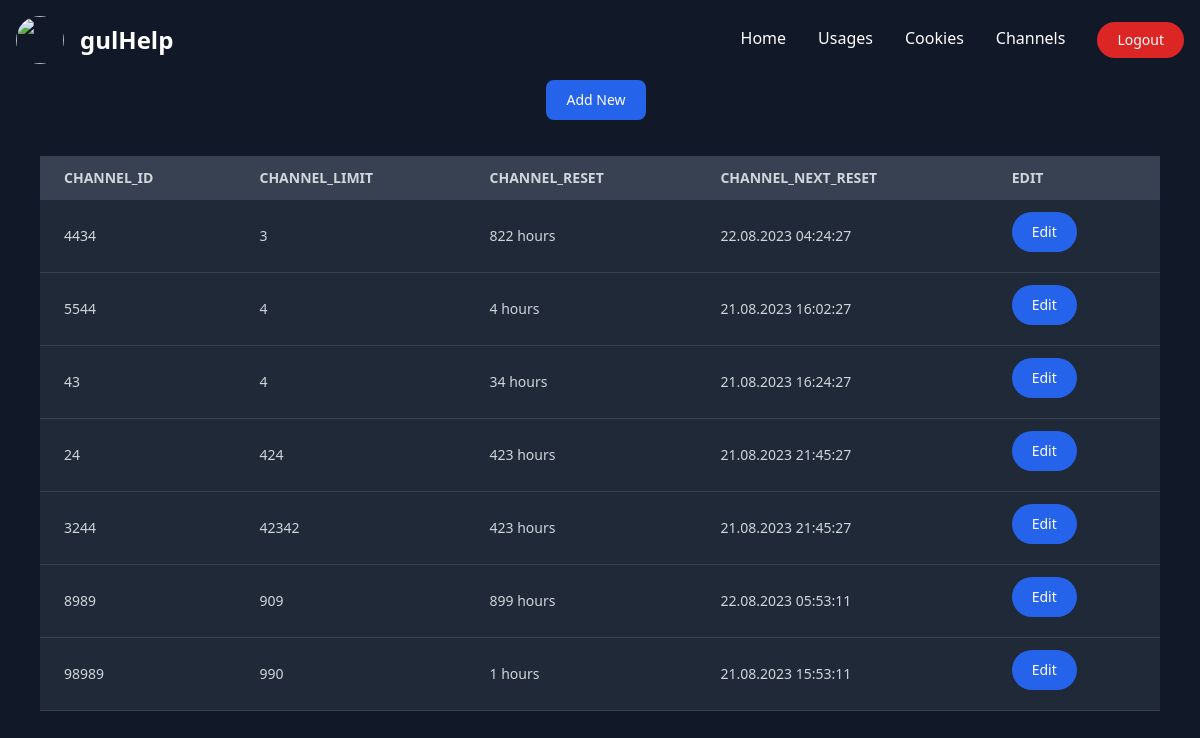
Page /channels/ (signed in) on the earlier database version.
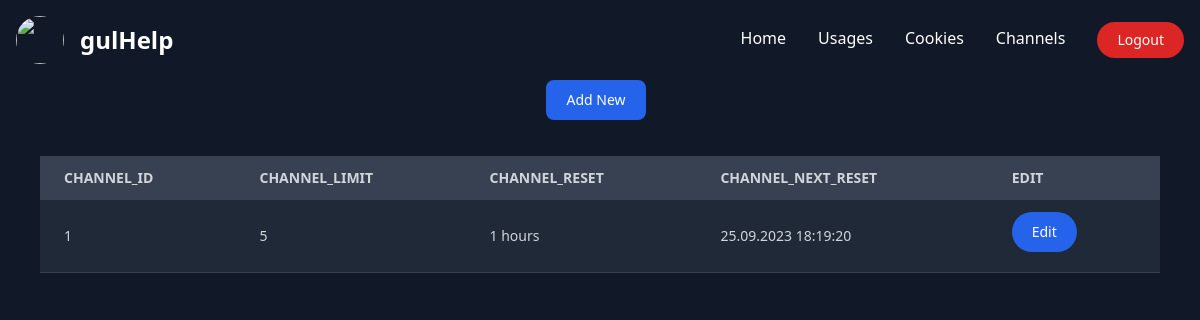
Same page on the later database version.
### dashboard/models.py (models this page shows)
class Channel(models.Model):
    channel_id = models.IntegerField(unique=True)
    channel_limit = models.IntegerField()
    channel_reset = models.IntegerField()
    channel_next_reset = models.CharField(max_length=255)

### dashboard/views.py (the view)
# urls.py: path("channels/", login_required(views.channels), name="channels"),
def channels(request):
    context = {
        'channels' : Channel.objects.all()
    }
    return render(request, "channels.html", context)

### dashboard/templates/channels.html (shortened to what this page needs)
{% extends "master.html" %} {% block content %}
<div class="justify-center flex">
    <button
        id="channel-add-btn"
        type="button"
        class="text-white focus:ring-4 font-medium rounded-lg text-sm px-5 py-2.5 mr-2 mb-2 bg-blue-600 hover:bg-blue-700 focus:outline-none focus:ring-blue-800"
    >
        Add New
    </button>
</div>
<div id="main-channels-table" class="relative overflow-x-auto px-10 py-7">
    <table class="w-full text-sm text-left text-gray-500">
        <thead class="text-md text-gray-300 uppercase bg-gray-700">
            <tr>
                <th scope="col" class="px-6 py-3">channel_id</th>
                <th scope="col" class="px-6 py-3">channel_limit</th>
                <th scope="col" class="px-6 py-3">channel_reset</th>
                <th scope="col" class="px-6 py-3">channel_next_reset</th>
                <th scope="col" class="px-6 py-3">edit</th>
            </tr>
        </thead>
        <tbody id="main-tbody">
            {% for channel in channels %}
            <tr
                id="channel-{{ channel.id}}"
                class="border-b bg-gray-800 border-gray-700 hover:bg-gray-600 text-gray-300"
            >
                <td class="px-6 py-4">{{ channel.channel_id }}</td>
                <td class="px-6 py-4">{{ channel.channel_limit }}</td>
                <td class="px-6 py-4">{{ channel.channel_reset }} hours</td>
                <td class="px-6 py-4">{{ channel.channel_next_reset }}</td>
                <td scope="col" class="px-6 py-3">
                    <button
                        data-ch-pk="{{ channel.pk }}"
                        data-ch-id="{{ channel.channel_id }}"
                        data-ch-limit="{{ channel.channel_limit }}"
                        data-ch-reset="{{ channel.channel_reset }}"
                        data-ch-next-reset="{{ channel.channel_next_reset }}"
                        type="button"
                        class="edit-btn text-white focus:outline-none focus:ring-4 font-medium rounded-full text-sm px-5 py-2.5 text-center mr-2 mb-2 bg-blue-600 hover:bg-blue-700 focus:ring-blue-800"
                    >
                        Edit
                    </button>
                </td>
            </tr>
            {% endfor %}
        </tbody>
    </table>
</div>
{% endblock %}

### dashboard/templates/master.html (shortened to what this page needs)
{% load tailwind_tags %}
<!DOCTYPE html>
<html lang="en">
    <head>
        {% tailwind_css %}
    </head>
    <body class="bg-gray-900">
        <nav class="border-gray-200">
            <div
                class="max-w-screen-xl flex flex-wrap items-center justify-between mx-auto p-4"
            >
                <a href="/" class="flex items-center">
                    <img
                        class="rounded-full w-12 h-12"
                        src="https://cdn.discordapp.com/attachments/841731242588241921/849978136695013376/depositphotos_202691964-stock-illustration-letters-logo-gh-blue-template.jpg"
                        alt=""
                    />
                    <span
                        class="pl-4 self-center text-2xl font-semibold whitespace-nowrap text-white"
                        >gulHelp</span
                    >
                </a>
                <div
                    class="hidden w-full md:block md:w-auto"
                    id="navbar-default"
                >
                    <ul
                        class="font-medium flex flex-col p-4 text-center md:p-0 mt-4 border rounded-lg md:flex-row md:space-x-8 md:mt-0 md:border-0 bg-gray-800 md:bg-gray-900 border-gray-700"
                    >
                        <li class="mt-1">
                            <a
                                href="{% url 'dashboard:home' %}"
                                class="block py-2 pl-3 pr-4 rounded md:border-0 md:p-0 text-white md:hover:text-blue-500 md:hover:bg-transparent"
                                aria-current="page"
                                >Home</a
                            >
                        </li>
                        <li class="mt-1">
                            <a
                                href="{% url 'dashboard:usages' %}"
                                class="block py-2 pl-3 pr-4 rounded md:border-0 md:p-0 text-white md:hover:text-blue-500 md:hover:bg-transparent"
                                >Usages</a
                            >
                        </li>
                        <li class="mt-1">
                            <a
                                href="{% url 'dashboard:cookies' %}"
                                class="block py-2 pl-3 pr-4 rounded md:border-0 md:p-0 text-white md:hover:text-blue-500 md:hover:bg-transparent"
                                >Cookies</a
                            >
                        </li>
                        <li class="mt-1">
                            <a
                                href="{% url 'dashboard:channels' %}"
                                class="block py-2 pl-3 pr-4 rounded md:border-0 md:p-0 text-white md:hover:text-blue-500 md:hover:bg-transparent"
                                >Channels</a
                            >
                        </li>
                        <li>
                          {% if user.is_authenticated %}
                          <a href="{% url 'dashboard:logout' %}"><button type="button" class="text-white focus:outline-none focus:ring-4 font-medium rounded-full text-sm px-5 py-2 text-center bg-red-600 hover:bg-red-700 focus:ring-red-900">Logout</button></a>
                          {% else %}
                          <a href="{% url 'dashboard:login' %}"><button type="button" class="text-white focus:outline-none focus:ring-4 font-medium rounded-full text-sm px-5 py-2 text-center bg-green-600 hover:bg-green-700 focus:ring-green-900">Login</button></a>
                          {% endif %}
                      </li>
                    </ul>
                </div>
            </div>
        </nav>
        {% block content %} {% endblock %}
    </body>
</html>

Differences in the rows shown:
removed Channel: channel_id "4434", channel_limit "3", channel_reset "822", channel_next_reset "22.08.2023 04:24:27"
removed Channel: channel_id "5544", channel_limit "4", channel_reset "4", channel_next_reset "21.08.2023 16:02:27"
removed Channel: channel_id "43", channel_limit "4", channel_reset "34", channel_next_reset "21.08.2023 16:24:27"
removed Channel: channel_id "24", channel_limit "424", channel_reset "423", channel_next_reset "21.08.2023 21:45:27"
removed Channel: channel_id "3244", channel_limit "42342", channel_reset "423", channel_next_reset "21.08.2023 21:45:27"
removed Channel: channel_id "8989", channel_limit "909", channel_reset "899", channel_next_reset "22.08.2023 05:53:11"
removed Channel: channel_id "98989", channel_limit "990", channel_reset "1", channel_next_reset "21.08.2023 15:53:11"
added Channel: channel_id "1", channel_limit "5", channel_reset "1", channel_next_reset "25.09.2023 18:19:20"
